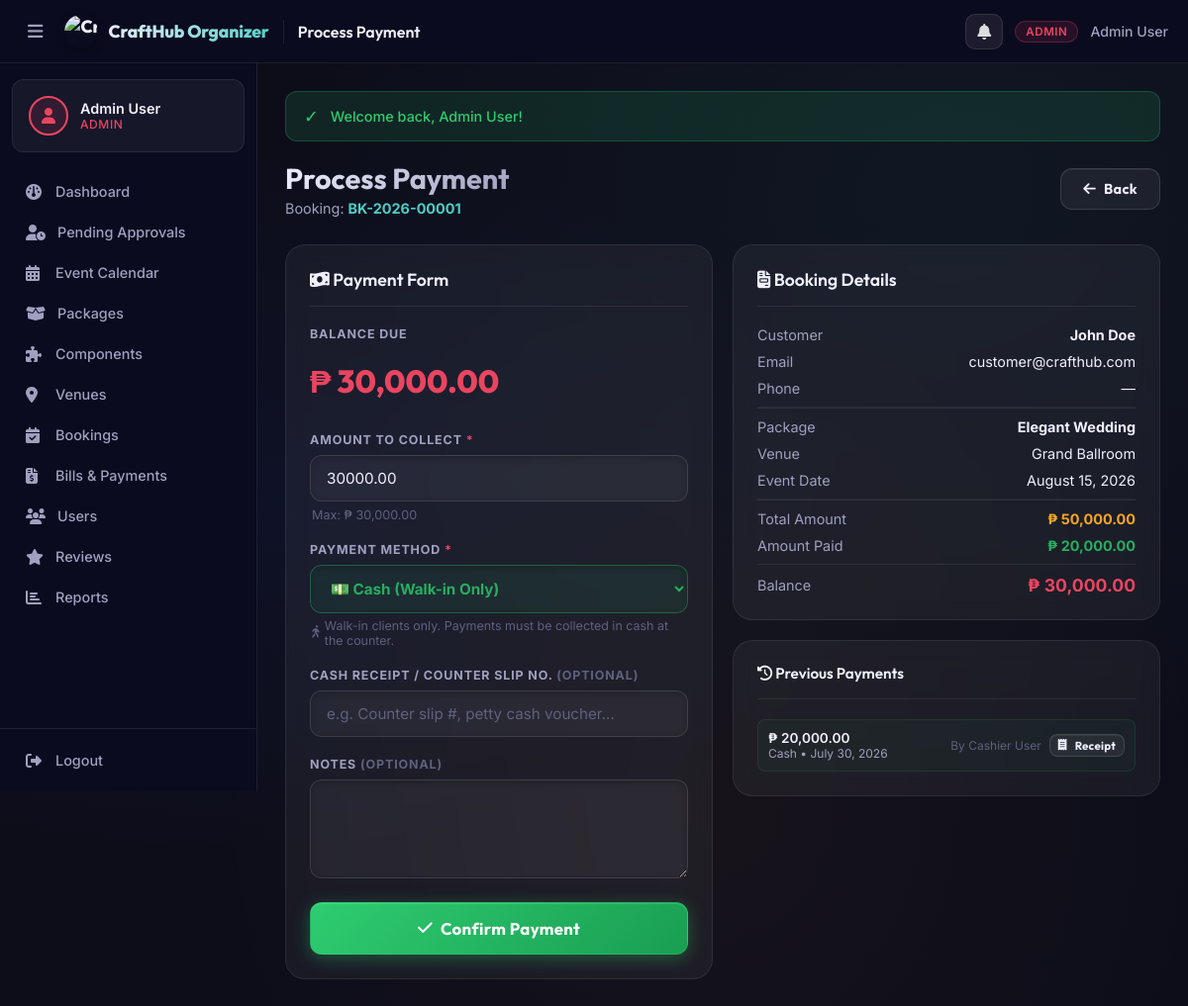
/staff/process_payment.php?id=1 (signed in), run on the app's committed database.
### tables this page shows
CREATE TABLE IF NOT EXISTS bookings (
    booking_id INT AUTO_INCREMENT PRIMARY KEY,
    booking_reference VARCHAR(20) UNIQUE,
    customer_id INT NOT NULL,
    package_id INT NOT NULL,
    venue_id INT NULL,
    event_date DATE NOT NULL,
    payment_due_date DATE NULL,
    event_time TIME DEFAULT '09:00:00',
    event_type ENUM('Wedding','Birthday','Debut','Christening') NOT NULL DEFAULT 'Wedding',
    payment_plan ENUM('full','downpayment') NOT NULL DEFAULT 'full',
    guest_count SMALLINT UNSIGNED DEFAULT 1,                
    original_amount DECIMAL(10,2) NULL,
    discount_percent DECIMAL(5,2) NOT NULL DEFAULT 0.00,
    discount_amount DECIMAL(10,2) NOT NULL DEFAULT 0.00,
    downpayment_percent DECIMAL(5,2) NOT NULL DEFAULT 50.00,
    required_downpayment DECIMAL(10,2) NOT NULL DEFAULT 0.00,
    downpayment_amount DECIMAL(12,2) NOT NULL DEFAULT 0.00,
    total_amount DECIMAL(10,2) NOT NULL DEFAULT 0.00,
    amount_paid DECIMAL(10,2) NOT NULL DEFAULT 0.00,
    status ENUM('Pending','Confirmed','Paid','Completed','Cancelled') DEFAULT 'Pending',
    approved_at TIMESTAMP NULL DEFAULT NULL,
    approved_by INT NULL,
    notes TEXT,
    cancellation_reason TEXT NULL,
    created_at TIMESTAMP DEFAULT CURRENT_TIMESTAMP,
    FOREIGN KEY (customer_id) REFERENCES users(user_id) ON DELETE CASCADE,
    FOREIGN KEY (package_id) REFERENCES packages(package_id) ON DELETE CASCADE,
    FOREIGN KEY (venue_id) REFERENCES venues(venue_id) ON DELETE SET NULL,
    FOREIGN KEY (approved_by) REFERENCES users(user_id) ON DELETE SET NULL
);

CREATE TABLE IF NOT EXISTS users (
    user_id INT AUTO_INCREMENT PRIMARY KEY,
    first_name VARCHAR(20) NULL,
    middle_name VARCHAR(15) NULL,
    last_name VARCHAR(20) NULL,
    surname VARCHAR(20) NULL,
    name VARCHAR(65) NOT NULL,
    email VARCHAR(100) UNIQUE NOT NULL,
    password VARCHAR(255) NOT NULL,
    contact_no VARCHAR(11) NULL COMMENT '11-digit mobile number (09XXXXXXXXX)',
    gender VARCHAR(20) NULL,
    address TEXT,
    id_code VARCHAR(20) UNIQUE NULL,
    temp_password VARCHAR(255) NULL,
    login_email VARCHAR(191) NULL,
    business_name VARCHAR(100) NULL,
    event_type_interest VARCHAR(50) NULL,
    guest_count_est SMALLINT UNSIGNED NULL,
    profile_notes TEXT NULL,
    rejection_reason TEXT NULL,
    ip_address VARCHAR(45) NULL,                            
    role ENUM('customer','staff','cashier','admin') DEFAULT 'customer',
    security_question VARCHAR(255),
    security_answer_hash VARCHAR(255),
    status ENUM('active','inactive','pending_approval','rejected') DEFAULT 'active',
    created_at TIMESTAMP DEFAULT CURRENT_TIMESTAMP
);

CREATE TABLE IF NOT EXISTS packages (
    package_id INT AUTO_INCREMENT PRIMARY KEY,
    package_name VARCHAR(80) NOT NULL,
    event_type ENUM('Wedding','Birthday','Debut','Christening') NOT NULL,
    base_price DECIMAL(10,2) NOT NULL,
    full_payment_discount_percent DECIMAL(5,2) NOT NULL DEFAULT 10.00,
    downpayment_discount_percent DECIMAL(5,2) NOT NULL DEFAULT 5.00,
    downpayment_percent DECIMAL(5,2) NOT NULL DEFAULT 50.00,
    max_slots TINYINT UNSIGNED NOT NULL DEFAULT 5,          
    description TEXT,
    image_url VARCHAR(500) NULL,
    status ENUM('active','inactive') DEFAULT 'active'
);

CREATE TABLE IF NOT EXISTS venues (
    venue_id INT AUTO_INCREMENT PRIMARY KEY,
    venue_name VARCHAR(80) NOT NULL,
    capacity SMALLINT UNSIGNED NULL,                        
    location VARCHAR(150),
    availability_status ENUM('available','unavailable') DEFAULT 'available'
);

CREATE TABLE IF NOT EXISTS payments (
    payment_id INT AUTO_INCREMENT PRIMARY KEY,
    booking_id INT NOT NULL,
    cashier_id INT NOT NULL,
    amount_paid DECIMAL(10,2) NOT NULL,
    payment_type ENUM('downpayment','full','balance') NOT NULL DEFAULT 'full',
    payment_method VARCHAR(20) DEFAULT 'cash',
    reference_no VARCHAR(50),
    or_number VARCHAR(20) UNIQUE NOT NULL,
    notes TEXT,
    payment_date TIMESTAMP DEFAULT CURRENT_TIMESTAMP,
    FOREIGN KEY (booking_id) REFERENCES bookings(booking_id) ON DELETE CASCADE,
    FOREIGN KEY (cashier_id) REFERENCES users(user_id) ON DELETE CASCADE
);

### staff/process_payment.php (the view, shortened to what this page needs)
<?php
require_once __DIR__ . '/../includes/header.php';
$db          = getDB();
$bookingId   = (int)($_GET['id'] ?? 0);
$isRoleAdmin = ($_SESSION['user_role'] ?? '') === 'admin';
$returnUrl   = $isRoleAdmin ? APP_URL . '/admin/bills.php' : APP_URL . '/staff/payments.php';
$booking = getBookingById($bookingId);
$amountPaid  = round((float)($booking['amount_paid'] ?? 0), 2);
$totalAmount = round((float)($booking['total_amount'] ?? 0), 2);
$balance     = round(max(0.0, $totalAmount - $amountPaid), 2);
$prevStmt = $db->prepare("SELECT py.*, u.name AS cashier_name FROM payments py JOIN users u ON py.cashier_id = u.user_id WHERE py.booking_id = ? ORDER BY py.payment_date DESC");
$prevStmt->execute([$bookingId]);
$prevPayments = $prevStmt->fetchAll();
?>
<?php require_once __DIR__ . '/../includes/navbar.php'; ?>
<div class="page-header">
    <div>
        <h1>Process Payment</h1>
        <p>Booking: <strong style="color:var(--accent-teal);"><?= htmlspecialchars(getBookingRef($booking)) ?></strong></p>
    </div>
    <a href="<?= $returnUrl ?>" class="btn btn-secondary">
        <i class="fa-solid fa-arrow-left"></i> Back
    </a>
</div>
<div class="grid-2" style="align-items:start;">
    <div class="card">
        <div class="card-header">
            <h2 class="card-title"><i class="fa-solid fa-money-bill-wave"></i> Payment Form</h2>
        </div>
        <form method="POST" action="" data-validate>
            <div class="form-group">
                <label class="form-label">Balance Due</label>
                <div style="font-family:'Outfit',sans-serif;font-size:2rem;font-weight:800;color:var(--accent-red);padding:12px 0;">
                    <?= formatCurrency($balance) ?>
                </div>
            </div>
            <div class="form-group">
                <label class="form-label" for="amount_paid">Amount to Collect <span style="color:var(--accent-red);">*</span></label>
                <input type="number" id="amount_paid" name="amount_paid" class="form-control"
                       step="0.01" min="0.01" max="<?= $balance ?>"
                       value="<?= number_format($balance, 2, '.', '') ?>"
                       placeholder="Enter amount" required>
                <div class="form-hint">Max: <?= formatCurrency($balance) ?></div>
            </div>
            <div class="form-group">
                <label class="form-label" for="payment_method">Payment Method <span style="color:var(--accent-red);">*</span></label>
                <select id="payment_method" name="payment_method" class="form-control" style="background:rgba(39,174,96,0.1);border-color:rgba(39,174,96,0.4);color:#27ae60;font-weight:700;" required>
                    <option value="cash" selected>💵 Cash (Walk-in Only)</option>
                </select>
                <div class="form-hint" style="color:var(--text-muted);font-size:0.78rem;margin-top:5px;">
                    <i class="fa-solid fa-person-walking"></i> Walk-in clients only. Payments must be collected in cash at the counter.
                </div>
            </div>
            <div class="form-group">
                <label class="form-label" for="reference_no">Cash Receipt / Counter Slip No. <span style="color:var(--text-muted)">(optional)</span></label>
                <input type="text" id="reference_no" name="reference_no" class="form-control"
                       placeholder="e.g. Counter slip #, petty cash voucher...">
            </div>
            <div class="form-group">
                <label class="form-label" for="notes">Notes <span style="color:var(--text-muted)">(optional)</span></label>
                <textarea id="notes" name="notes" class="form-control" rows="2"></textarea>
            </div>
            <button type="submit" class="btn btn-success btn-block btn-lg">
                <i class="fa-solid fa-check"></i> Confirm Payment
            </button>
        </form>
    </div>
    <div>
        <div class="card" style="margin-bottom:20px;">
            <div class="card-header">
                <h2 class="card-title"><i class="fa-solid fa-file-invoice"></i> Booking Details</h2>
            </div>
            <div style="display:grid;gap:10px;font-size:0.9rem;">
                <div class="flex-between"><span style="color:var(--text-secondary);">Customer</span> <strong><?= htmlspecialchars($booking['customer_name']) ?></strong></div>
                <div class="flex-between"><span style="color:var(--text-secondary);">Email</span> <span><?= htmlspecialchars($booking['customer_email']) ?></span></div>
                <div class="flex-between"><span style="color:var(--text-secondary);">Phone</span> <span><?= htmlspecialchars($booking['customer_phone'] ?? '—') ?></span></div>
                <hr style="border-color:var(--border-color);">
                <div class="flex-between"><span style="color:var(--text-secondary);">Package</span> <strong><?= htmlspecialchars($booking['package_name']) ?></strong></div>
                <div class="flex-between"><span style="color:var(--text-secondary);">Venue</span> <span><?= htmlspecialchars($booking['venue_name'] ?? '—') ?></span></div>
                <div class="flex-between"><span style="color:var(--text-secondary);">Event Date</span> <span><?= formatDate($booking['event_date']) ?></span></div>
                <hr style="border-color:var(--border-color);">
                <div class="flex-between"><span style="color:var(--text-secondary);">Total Amount</span> <strong style="color:var(--accent-gold);"><?= formatCurrency($booking['total_amount']) ?></strong></div>
                <div class="flex-between"><span style="color:var(--text-secondary);">Amount Paid</span> <strong style="color:#27ae60;"><?= formatCurrency($booking['amount_paid']) ?></strong></div>
                <div class="flex-between" style="border-top:1px solid var(--border-color);padding-top:10px;"><span style="color:var(--text-secondary);">Balance</span> <strong style="color:var(--accent-red);font-size:1.1rem;"><?= formatCurrency($balance) ?></strong></div>
            </div>
        </div>
        <?php if (!empty($prevPayments)): ?>
        <div class="card">
            <div class="card-header">
                <h2 class="card-title" style="font-size:0.95rem;"><i class="fa-solid fa-history"></i> Previous Payments</h2>
            </div>
            <div style="display:flex;flex-direction:column;gap:8px;">
                <?php foreach ($prevPayments as $py): ?>
                <div style="display:flex;justify-content:space-between;align-items:center;padding:10px;background:rgba(39,174,96,0.05);border-radius:var(--radius-sm);border:1px solid rgba(39,174,96,0.15);">
                    <div>
                        <div style="font-size:0.85rem;font-weight:600;"><?= formatCurrency($py['amount_paid']) ?></div>
                        <div style="font-size:0.75rem;color:var(--text-secondary);"><?= ucwords(str_replace('_',' ', $py['payment_method'] ?? 'cash')) ?> • <?= formatDate($py['payment_date']) ?></div>
                    </div>
                    <div style="display:flex;align-items:center;gap:8px;">
                        <span style="font-size:0.75rem;color:var(--text-muted);">By <?= htmlspecialchars($py['cashier_name']) ?></span>
                        <a href="<?= APP_URL ?>/receipt.php?id=<?= $py['payment_id'] ?>" target="_blank" class="btn btn-secondary btn-sm" style="font-size:0.72rem;padding:3px 8px;" title="Print Receipt">
                            <i class="fa-solid fa-receipt"></i> Receipt
                        </a>
                    </div>
                </div>
                <?php endforeach; ?>
            </div>
        </div>
        <?php endif; ?>
    </div>
</div>
<?php require_once __DIR__ . '/../includes/footer.php'; ?>

### data on the page
bookings: booking_reference "BK-2026-00001", customer.name "John Doe", customer.email "customer@crafthub.com", customer.contact_no "—", package.package_name "Elegant Wedding", venue.venue_name "Grand Ballroom", event_date "August 15, 2026", total_amount "₱ 50,000.00"
payments: amount_paid "₱ 20,000.00", payment_method "Cash", payment_date "July 30, 2026", cashier.name "Cashier User"

### other printed values
$_SESSION['user_name'] "Admin User"
$roleLabel "ADMIN"
$link['label'] "Dashboard"
$link['label'] "Pending Approvals"
$link['label'] "Event Calendar"
$link['label'] "Packages"
$link['label'] "Components"
$link['label'] "Venues"
$link['label'] "Bookings"
$link['label'] "Bills & Payments"
$link['label'] "Users"
$link['label'] "Reviews"
$link['label'] "Reports"
APP_NAME "CraftHub Organizer"
explode(' | ', $pageTitle)[0] "Process Payment"
